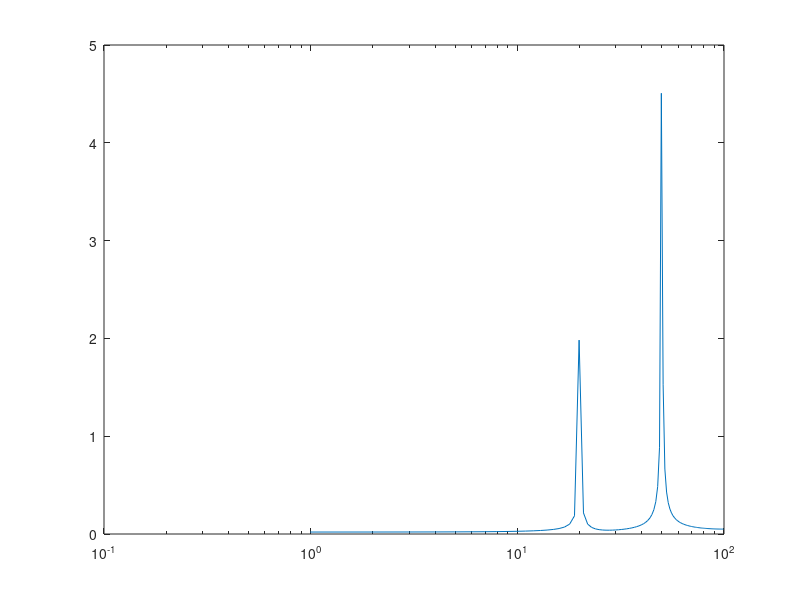

This figure's MATLAB source:
t_stop = 1;
f=1/1e-5;
t = 0:1/f:t_stop;
y = 5*sin(100*pi*t)-2*cos(40*pi*t);

fs = 200;
ts = 0:1/fs:t_stop;
y_s = 5*sin(100*pi*ts)-2*cos(40*pi*ts);

y_a = zeros(1,length(t));
for i = 1:length(y_s)
    y_a = y_a+y_s(i)*sinc(pi*fs*(t-(i-1)/fs));
end

plot(t,y);
hold on;
plot(ts,y_s,'or');
plot(t,y_a,'r');
hold off;

y_f = fft(y_s)/fs*2;
F = fs*(0:length(ts)/2)/length(ts);
semilogx(F,abs(y_f(1:floor(length(y_f)/2+1))));

function y = sinc(x)
    if x == 0
        y = 1;
    else
        y = sin(x)./x;
    end
end
%##########Finish##########